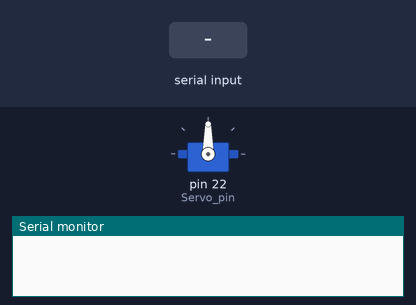
Bench run of a sketch on a simulated Arduino Mega 2560, built with avr-gcc and run on an emulated ATmega2560. Parts: servo, the last lines printed to the serial monitor. Wiring (inferred from the names in the program): servo: signal pin 22. The test bench sets the inputs (shaded band). Servo pulses on a pin are drawn as a servo (544–2400 µs = 0–180°).

Above: at 1.2 s.
1.3 s: "90,45\n" received over Serial
At 2.3 s:
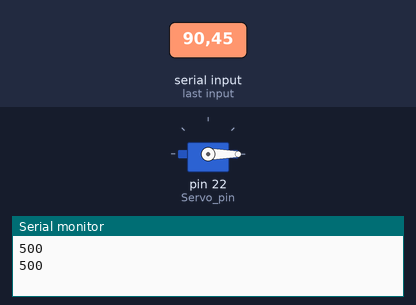
Timing chart, 0 to 4.3 s (numbered marks = the images above; inputs shaded):
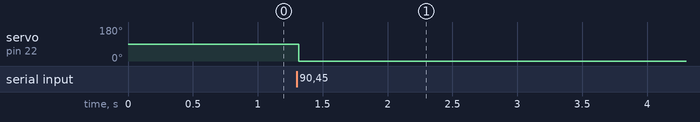

The sketch:

chap11_1.ino
```cpp
// 伺服機控制練習：可透過Serial Monitor下達控制位置給伺服機
// 控制的範圍為 500～2500
const byte Servo_pin = 22;  // 伺服機的控制埠 D11
int pos=1500;  // 伺服機位置，起始值預設為1500 （1.5ms正中央位置）

void setup()
{
  Serial.begin(9600);          // 啟用串列埠
  pinMode(Servo_pin, OUTPUT);  // 設定伺服機的I/O為輸出
  digitalWrite(Servo_pin,LOW); // 預設為 LOW
}

void loop()
{
  // 判斷串列埠緩衝區有無資料
  if (Serial.available()) {
    pos=Serial.parseInt();        // 從串列埠緩衝區中讀取下一個有效的整數資料
    if (pos>2500) pos=2500;      // 限制範圍
    if (pos<500) pos=500;        // 限制範圍
    Serial.println(pos);          // 在 Serial Monitor 中顯示訊息
  }
  digitalWrite(Servo_pin,HIGH);  // 輸出高準位
  delayMicroseconds(pos);        // 延遲脈寬的時間
  digitalWrite(Servo_pin,LOW);   // 輸出低準位 20 ms
  delay(20);
}
```

Measured:
- after the input at 1.3 s, servo on pin 22 (Servo_pin): 90° → 0° at once
